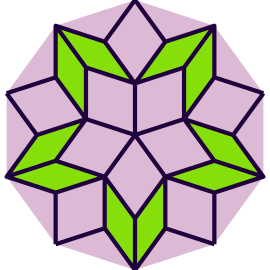

Reproduce this figure in Python.
import math, cmath, cairo, random, re

# User input
try: divisions = int(input("Enter the desired number of tiling layers/subdivisions (ex. '7'): "))
except ValueError:
    msg = ["Why did you think that is a valid number of divisions?", "Helpful Suggestion: try an integer"]
    print("\n" + random.choice(msg))
    raise SystemExit(0)

try: zoom = input("\nWould you like the image zoomed in our out (ex. 'in'): ")
except ValueError:
    print("\nI don't know how you manged to mess this one up...")
    raise SystemExit(0)

try: scale = {
        "in": 1,
        "out": 2
    } [zoom]
except KeyError:
    print("\nThe only valid options are 'in' and 'out'")
    raise SystemExit(0)

try: r1, r2 = [int(r) for r in tuple(input("\nEnter the desired image resolution, separated by a space (ex: '1080 1080'): ").split())]
except ValueError:
    print("\nI get that this one is a bit trickier; the format should be: ['integer' 'integer']")
    raise SystemExit(0)

try: c1, c2, c3 = tuple(input("\nEnter the desired colors, separated by spaces (ex: 'red blue grey'): ").split())
except ValueError:
    msg = ["The format should be: ['color' 'color' 'color']", "Really? You got the last one formatted right."]
    print("\n" + random.choice(msg))
    raise SystemExit(0)

try: filename = input("\nEnter the desired filename to output the image to (ex. 'example.png') (don't accidentally overwrite anything...): ")
except ValueError:
    print("\nInvalid input on the very last one? Back to the top!")
    raise SystemExit(0)
if re.compile('\.png$').search(filename) is None:
    print("\nYou've got to include the .png at the end!")
    raise SystemExit(0)

colors = []
for c in c1, c2, c3:
    try: colors.append({
        "random": [random.randint(0, 256) / 256, random.randint(0, 256) / 256, random.randint(0, 256) / 256],
        "red": [0.8, 0.3, 0.3],
        "orange": [0.9, 0.6, 0.3],
        "yellow": [0.6, 0.9, 0.3],
        "green": [0.3, 0.9, 0.6],
        "blue": [0.3, 0.6, 0.9],
        "purple": [0.8, 0.3, 0.6],
        "grey": [0.2, 0.2, 0.2],
        "brown": [0.6, 0.3, 0.1],
        "black": [0, 0, 0],
        "white": [1, 1, 1]
    } [c])
    except KeyError:
        color = [int(x, 16) / 256 for x in re.compile('[0-9a-fA-F]{2}').findall(c)]
        
        if len(color) != 3:
            print("\nColor not supported")
            raise SystemExit(0)
        
        colors.append(color)
            
# Canvas setup
surface = cairo.ImageSurface(cairo.FORMAT_ARGB32, r1, r2)
ctx = cairo.Context(surface)
ctx.scale(max(r1,r2) / scale, max(r1,r2) / scale)
ctx.translate(0.5 * scale, 0.5 * scale) # Center the drawing

# Create first layer of triangles
triangles = []
for i in range(10):
    v2 = cmath.rect(1, (2*i - 1) * math.pi / 10)
    v3 = cmath.rect(1, (2*i + 1) * math.pi / 10)
    if i % 2 == 0:
        v2, v3 = v3, v2  # Mirror every other triangle
    triangles.append(("thin", 0, v2, v3))

phi = (5 ** 0.5 + 1) / 2 # Golden ratio

for i in range(divisions):
    new_triangles = []

    for shape, v1, v2, v3 in triangles:
        if shape == "thin":
            # Divide thin rhombus
            p1 = v1 + (v2 - v1) / phi
            new_triangles += [("thin", v3, p1, v2), ("thicc", p1, v3, v1)]
        else:
            # Divide thicc rhombus
            p2 = v2 + (v1 - v2) / phi
            p3 = v2 + (v3 - v2) / phi
            new_triangles += [("thicc", p3, v3, v1), ("thicc", p2, p3, v2), ("thin", p3, p2, v1)]
        
        triangles = new_triangles

# Draw thin rhombi
for shape, v1, v2, v3 in triangles:
    if shape == "thin":
        ctx.move_to(v1.real, v1.imag)
        ctx.line_to(v2.real, v2.imag)
        ctx.line_to(v3.real, v3.imag)
        ctx.close_path()
ctx.set_source_rgb(colors[0][0], colors[0][1], colors[0][2])
ctx.fill()    

# Draw thicc rhombi
for shape, v1, v2, v3 in triangles:
    if shape == "thicc":
        ctx.move_to(v1.real, v1.imag)
        ctx.line_to(v2.real, v2.imag)
        ctx.line_to(v3.real, v3.imag)
        ctx.close_path()
ctx.set_source_rgb(colors[1][0], colors[1][1], colors[1][2])
ctx.fill()

# Determine line width
shape, v1, v2, v3 = triangles[0]
ctx.set_line_width(abs(v2 - v1) / 10.0)
ctx.set_line_join(cairo.LINE_JOIN_ROUND)

# Draw outlines
for shape, v1, v2, v3 in triangles:
    ctx.move_to(v2.real, v2.imag)
    ctx.line_to(v1.real, v1.imag)
    ctx.line_to(v3.real, v3.imag)

ctx.set_source_rgb(colors[2][0], colors[2][1], colors[2][2]) 
ctx.set_line_width(divisions ** -3) if divisions > 3 else ctx.set_line_width(divisions ** -5)
ctx.stroke()

surface.write_to_png(filename)
